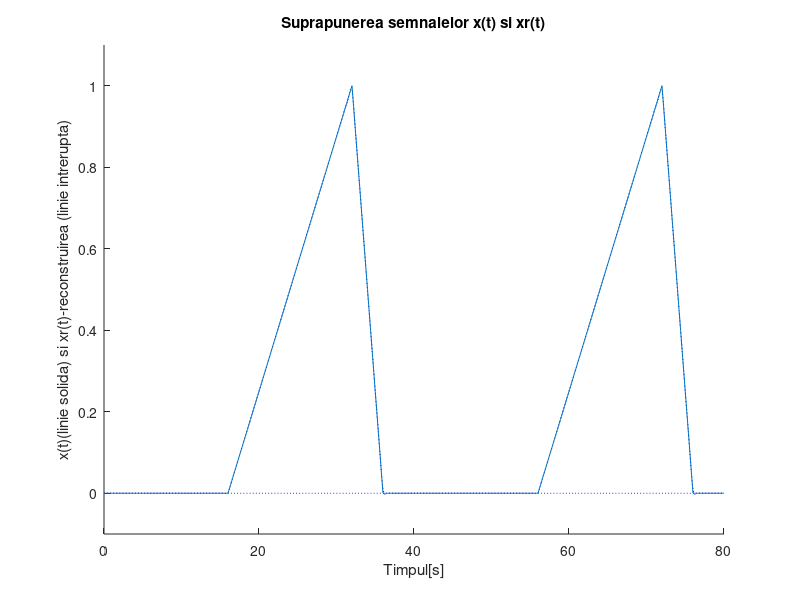
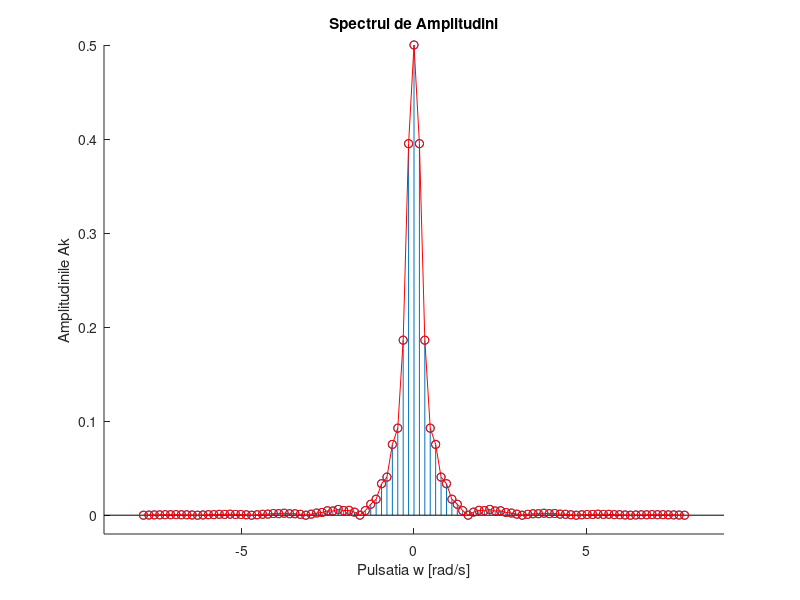

MATLAB code for these plots, in order:
%semnal triunghiular cu durata de 2 secunde

T=40;

f=1/T;

w=2*pi*f;

t = 0:0.1:2*T


N=50;

C = zeros(1,2*N+1);

%am initializat vectorul de coeficienti cu valori nule

x=(sawtooth(w*t,0.8)+abs(sawtooth(w*t,0.8)))/2


for n = -N:N

    C(n+N+1) = 1/T * integral(@(t)(1/2*sawtooth(w*t,0.8)+1/2*abs(sawtooth(w*t,0.8))).*exp(-1j*n*w*t),0,T) ;

    %calculul oeficientiilor cu formula analitica

  

end

yr = 0;

for n = -N:N

    yr = yr + C(n+N+1)*exp(1j*n*w*t) ;

end

%am reconstruit semnalul initial

figure(1);

hold on

plot(t,real(yr),':b',t,imag(yr),':b')

plot(t,x);

axis([0 80 -0.1 1.1])

xlabel("Timpul[s]");

ylabel("x(t)(linie solida) si xr(t)-reconstruirea (linie intrerupta)");

title("Suprapunerea semnalelor x(t) si xr(t)")

hold off

figure(2);

hold on

stem((-N:N)*w,2*abs(C));

plot((-N:N)*w,2*abs(C),'-ro');

xlabel('Pulsatia w [rad/s]');

ylabel('Amplitudinile Ak');

axis([-9 9 -0.02 0.5])

title('Spectrul de Amplitudini');

hold off

% Cu ajutorul seriei Fourier putem arata ca orice semnal poate fi scris ca fiind 

% o suma finita de semnale elementare, ceea ce face mai usoara reprezentarea grafica a acestuia 

% Putem observa ca acesta este un grafic simetric fata de fundamentala, A(-k) fiind egal cu A(k).